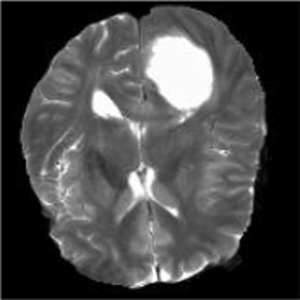

Write the Python code that produced this figure.
import numpy as np 
import tensorflow as tf
import pandas as pd
from tqdm import tqdm
import os
from cv2 import imread, createCLAHE 
import cv2
from glob import glob
import matplotlib.pyplot as plt
from sklearn.model_selection import train_test_split

from keras.models import *
from keras.layers import *
from keras.optimizers import *
from keras import backend as keras
from keras.preprocessing.image import ImageDataGenerator
from keras.callbacks import ModelCheckpoint, LearningRateScheduler
from keras.callbacks import ModelCheckpoint, LearningRateScheduler, EarlyStopping, ReduceLROnPlateau
from keras.optimizers import Adam
import pickle
'''
train_directory = "dataset/flair"

X = []
Y = []
for root, dirs, directory in os.walk(train_directory):
    for i in range(len(directory)):
        img = cv2.imread(train_directory+"/"+directory[i],0)
        img = cv2.resize(img,(64,64), interpolation = cv2.INTER_CUBIC)
        X.append(img)
        img = cv2.imread("dataset/label/"+directory[i],0)
        img = cv2.resize(img,(64,64), interpolation = cv2.INTER_CUBIC)
        Y.append(img)

X = np.asarray(X)
Y = np.asarray(Y)

#np.save("model/train.txt",X)
#np.save("model/label.txt",Y)

'''

def dice_coef(y_true, y_pred):
    y_true_f = keras.flatten(y_true)
    y_pred_f = keras.flatten(y_pred)
    intersection = keras.sum(y_true_f * y_pred_f)
    return (2. * intersection + 1) / (keras.sum(y_true_f) + keras.sum(y_pred_f) + 1)

def dice_coef_loss(y_true, y_pred):
    return -dice_coef(y_true, y_pred)

def getModel(input_size=(64,64,1)):
    inputs = Input(input_size)
    
    conv1 = Conv2D(32, (3, 3), activation='relu', padding='same')(inputs)
    conv1 = Conv2D(32, (3, 3), activation='relu', padding='same')(conv1)
    pool1 = MaxPooling2D(pool_size=(2, 2))(conv1)

    conv2 = Conv2D(64, (3, 3), activation='relu', padding='same')(pool1)
    conv2 = Conv2D(64, (3, 3), activation='relu', padding='same')(conv2)
    pool2 = MaxPooling2D(pool_size=(2, 2))(conv2)

    conv3 = Conv2D(128, (3, 3), activation='relu', padding='same')(pool2)
    conv3 = Conv2D(128, (3, 3), activation='relu', padding='same')(conv3)
    pool3 = MaxPooling2D(pool_size=(2, 2))(conv3)

    conv4 = Conv2D(256, (3, 3), activation='relu', padding='same')(pool3)
    conv4 = Conv2D(256, (3, 3), activation='relu', padding='same')(conv4)
    pool4 = MaxPooling2D(pool_size=(2, 2))(conv4)

    conv5 = Conv2D(512, (3, 3), activation='relu', padding='same')(pool4)
    conv5 = Conv2D(512, (3, 3), activation='relu', padding='same')(conv5)

    up6 = concatenate([Conv2DTranspose(256, (2, 2), strides=(2, 2), padding='same')(conv5), conv4], axis=3)
    conv6 = Conv2D(256, (3, 3), activation='relu', padding='same')(up6)
    conv6 = Conv2D(256, (3, 3), activation='relu', padding='same')(conv6)

    up7 = concatenate([Conv2DTranspose(128, (2, 2), strides=(2, 2), padding='same')(conv6), conv3], axis=3)
    conv7 = Conv2D(128, (3, 3), activation='relu', padding='same')(up7)
    conv7 = Conv2D(128, (3, 3), activation='relu', padding='same')(conv7)

    up8 = concatenate([Conv2DTranspose(64, (2, 2), strides=(2, 2), padding='same')(conv7), conv2], axis=3)
    conv8 = Conv2D(64, (3, 3), activation='relu', padding='same')(up8)
    conv8 = Conv2D(64, (3, 3), activation='relu', padding='same')(conv8)

    up9 = concatenate([Conv2DTranspose(32, (2, 2), strides=(2, 2), padding='same')(conv8), conv1], axis=3)
    conv9 = Conv2D(32, (3, 3), activation='relu', padding='same')(up9)
    conv9 = Conv2D(32, (3, 3), activation='relu', padding='same')(conv9)

    conv10 = Conv2D(1, (1, 1), activation='sigmoid')(conv9)

    return Model(inputs=[inputs], outputs=[conv10])


#X = np.load('model/train.txt.npy')
#Y = np.load('model/label.txt.npy')
'''
dim = 64
X_train, X_test, y_train, y_test = train_test_split(X, Y, test_size = 0.10, random_state = 1)
X_train = X_train.reshape(len(X_train),dim,dim,1)
y_train = y_train.reshape(len(y_train),dim,dim,1)
X_test = X_test.reshape(len(X_test),dim,dim,1)
y_test = y_test.reshape(len(y_test),dim,dim,1)
images = np.concatenate((X_train,X_test),axis=0)
mask  = np.concatenate((y_train,y_test),axis=0)

tr = X_train[12]
yr = y_train[12]

cv2.imshow('tr',tr)
cv2.imshow('yr',yr)
cv2.waitKey(0)



model = getModel(input_size=(64,64,1))
model.compile(optimizer=Adam(lr=1e-5), loss=dice_coef_loss, metrics=[dice_coef, 'binary_accuracy'])
print(model.summary())
model.compile(optimizer=Adam(lr=2e-4), loss=[dice_coef_loss], metrics = [dice_coef, 'binary_accuracy'])

train_vol, validation_vol, train_seg, validation_seg = train_test_split((images-127.0)/127.0, 
                                                            (mask>127).astype(np.float32), 
                                                            test_size = 0.1,random_state = 2018)

train_vol, test_vol, train_seg, test_seg = train_test_split(train_vol,train_seg, 
                                                            test_size = 0.1, 
                                                            random_state = 2018)

hist = model.fit(x = train_vol, y = train_seg, batch_size = 16, epochs = 50, validation_data =(test_vol,test_seg))
model.save_weights('model/model_weights.h5')            
model_json = model.to_json()
with open("model/model.json", "w") as json_file:
    json_file.write(model_json)
f = open('model/history.pckl', 'wb')
pickle.dump(hist.history, f)
f.close()
'''

def getMark():
    img = cv2.imread('myimg.png')
    orig = cv2.imread('test1.png')
    gray = cv2.cvtColor(img, cv2.COLOR_BGR2GRAY)
    thresh = cv2.threshold(gray, 30, 255, cv2.THRESH_BINARY)[1]
    contours = cv2.findContours(thresh, cv2.RETR_TREE, cv2.CHAIN_APPROX_SIMPLE)
    contours = contours[0] if len(contours) == 2 else contours[1]
    min_area = 0.95*180*35
    max_area = 1.05*180*35
    result = orig.copy()
    for c in contours:
        area = cv2.contourArea(c)
        cv2.drawContours(result, [c], -1, (0, 0, 255), 10)
        if area > min_area and area < max_area:
            cv2.drawContours(result, [c], -1, (0, 255, 255), 10)
    return result        
            



with open('model/model.json', "r") as json_file:
    loaded_model_json = json_file.read()
    model = model_from_json(loaded_model_json)

model.load_weights("model/model_weights.h5")
model._make_predict_function()   
print(model.summary())

lists = np.empty([1,128,128,1])
test = 'test.png'
img = cv2.imread(test,0)
img = cv2.resize(img,(64,64), interpolation = cv2.INTER_CUBIC)
img = img.reshape(1,64,64,1)
img = (img-127.0)/127.0
preds = model.predict(img)
preds = preds[0]
print(preds.shape)
orig = cv2.imread(test,0)
orig = cv2.resize(orig,(300,300),interpolation = cv2.INTER_CUBIC)
cv2.imwrite("test1.png",orig)

preds = cv2.resize(preds,(300,300),interpolation = cv2.INTER_CUBIC)
cv2.imwrite("myimg.png",preds*255)
preds = getMark()
cv2.imshow('orig',orig)
cv2.imshow("ll",preds)
cv2.waitKey(0)












